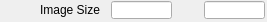
   <widget class="caFrame" name="caFrame_10">
    <property name="geometry">
     <rect>
      <x>37</x>
      <y>600</y>
      <width>267</width>
      <height>22</height>
     </rect>
    </property>
    <widget class="caLabel" name="caLabel_35">
     <property name="geometry">
      <rect>
       <x>0</x>
       <y>0</y>
       <width>100</width>
       <height>20</height>
      </rect>
     </property>
     <property name="frameShape">
      <enum>QFrame::NoFrame</enum>
     </property>
     <property name="text">
      <string>Image Size</string>
     </property>
     <property name="alignment">
      <set>Qt::AlignAbsolute|Qt::AlignRight|Qt::AlignTrailing|Qt::AlignVCenter</set>
     </property>
     <property name="fontScaleMode">
      <enum>ESimpleLabel::Height</enum>
     </property>
     <property name="foreground">
      <color>
       <red>0</red>
       <green>0</green>
       <blue>0</blue>
      </color>
     </property>
     <property name="background">
      <color alpha="0">
       <red>0</red>
       <green>0</green>
       <blue>0</blue>
      </color>
     </property>
    </widget>
    <widget class="caLineEdit" name="caLineEdit_20">
     <property name="geometry">
      <rect>
       <x>111</x>
       <y>1</y>
       <width>61</width>
       <height>18</height>
      </rect>
     </property>
     <property name="alignment">
      <set>Qt::AlignAbsolute|Qt::AlignCenter|Qt::AlignHCenter|Qt::AlignVCenter</set>
     </property>
     <property name="channel" stdset="0">
      <string>$(P)$(R)ArraySizeX_RBV</string>
     </property>
     <property name="foreground">
      <color>
       <red>10</red>
       <green>0</green>
       <blue>184</blue>
      </color>
     </property>
     <property name="background">
      <color>
       <red>187</red>
       <green>187</green>
       <blue>187</blue>
      </color>
     </property>
     <property name="colorMode">
      <enum>caLineEdit::Static</enum>
     </property>
     <property name="precisionMode">
      <enum>caLineEdit::Channel</enum>
     </property>
     <property name="limitsMode">
      <enum>caLineEdit::Channel</enum>
     </property>
     <property name="maxValue">
      <double>1.000000000000000</double>
     </property>
     <property name="minValue">
      <double>0.000000000000000</double>
     </property>
     <property name="fontScaleMode">
      <enum>caLineEdit::Height</enum>
     </property>
     <property name="formatType">
      <enum>caLineEdit::decimal</enum>
     </property>
    </widget>
    <widget class="caLineEdit" name="caLineEdit_21">
     <property name="geometry">
      <rect>
       <x>204</x>
       <y>1</y>
       <width>61</width>
       <height>18</height>
      </rect>
     </property>
     <property name="alignment">
      <set>Qt::AlignAbsolute|Qt::AlignCenter|Qt::AlignHCenter|Qt::AlignVCenter</set>
     </property>
     <property name="channel" stdset="0">
      <string>$(P)$(R)ArraySizeY_RBV</string>
     </property>
     <property name="foreground">
      <color>
       <red>10</red>
       <green>0</green>
       <blue>184</blue>
      </color>
     </property>
     <property name="background">
      <color>
       <red>187</red>
       <green>187</green>
       <blue>187</blue>
      </color>
     </property>
     <property name="colorMode">
      <enum>caLineEdit::Static</enum>
     </property>
     <property name="precisionMode">
      <enum>caLineEdit::Channel</enum>
     </property>
     <property name="limitsMode">
      <enum>caLineEdit::Channel</enum>
     </property>
     <property name="maxValue">
      <double>1.000000000000000</double>
     </property>
     <property name="minValue">
      <double>0.000000000000000</double>
     </property>
     <property name="fontScaleMode">
      <enum>caLineEdit::Height</enum>
     </property>
     <property name="formatType">
      <enum>caLineEdit::decimal</enum>
     </property>
    </widget>
   </widget>
